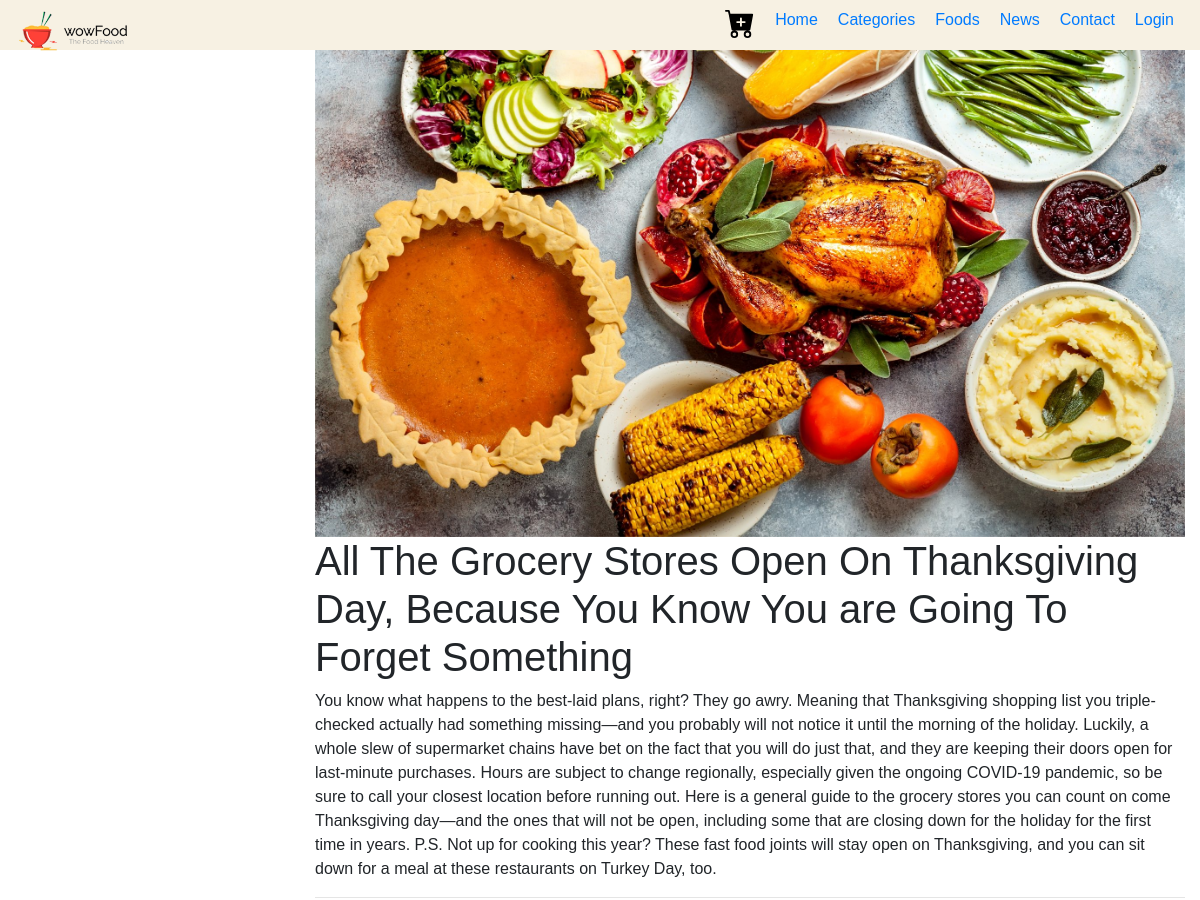
/view/news-temp.php?id=2 (upper part), run on an earlier commit of the app's database.
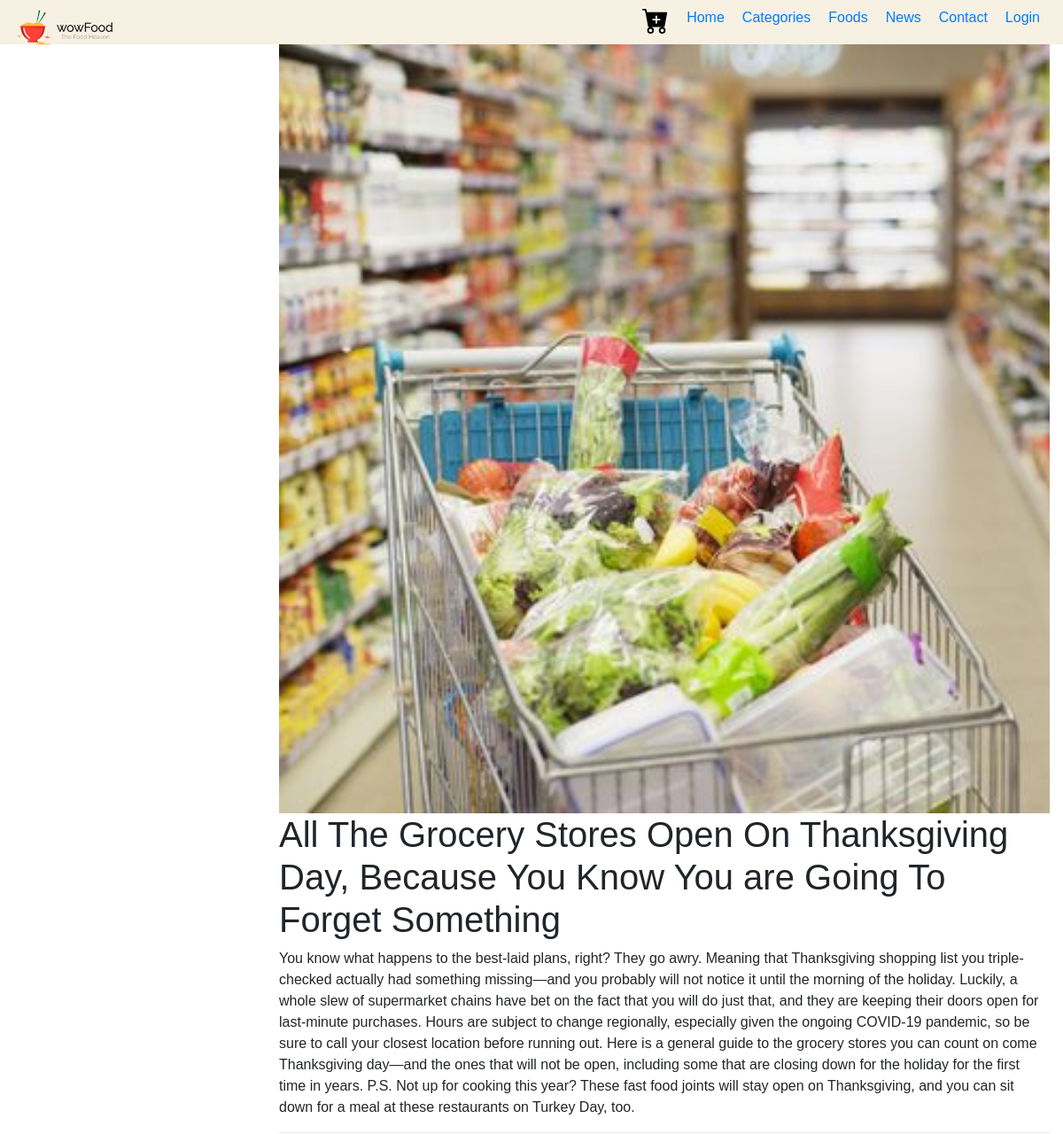
And on a later commit of the database.
### tables this page shows
CREATE TABLE `tbl_news` (
  `id` int(10) UNSIGNED NOT NULL,
  `description` longtext NOT NULL,
  `title` text NOT NULL,
  `image_name` text NOT NULL,
  `status` varchar(10) DEFAULT NULL
);

### view/news-temp.php (the view, shortened to what this page needs)
<?php include('partials-front/menu.php');
$id = mysqli_real_escape_string($conn, $_GET['id']);
$res = mysqli_query($conn, "SELECT * FROM tbl_news WHERE id = '$id'");
$news = mysqli_fetch_assoc($res);
?>
<!DOCTYPE html>
<html>
<head>
    <link rel="stylesheet" href="https://stackpath.bootstrapcdn.com/bootstrap/4.3.1/css/bootstrap.min.css">
</head>
<body>
    <div class="container-fluid">
        <div class="row wrapper-row pd-page">
            <nav id="sidebar" class="col-3 side-bar">
            </nav>
            <div class="col-9 ">
                <div class="box-article-heading clearfix">
                    <?php
                    echo '<div class="">
                    <img src="' . Ppath . 'images/news/' . $news['image_name'] . '"  style = "width: 100%" ;>
                    </div>';
                    ?>
                    <h1 class="sb-title-article">
                        <?php
                        echo $news['title']
                        ?>
                    </h1>
                    <?php
                        echo '<div>' . $news['description'] . '</div>';
                    ?>
                <br /><br />
            </div>
        </div>
    </div>
</body>
</html>
<?php include('partials-front/footer.php'); ?>

### view/partials-front/menu.php (shortened to what this page needs)
<!DOCTYPE html>
<html lang="en">
<head>
    <link rel="stylesheet" href="https://maxcdn.bootstrapcdn.com/bootstrap/4.0.0/css/bootstrap.min.css">
    <link rel="stylesheet" href="<?php echo Ppath ?>css/style.css">
</head>
<body>
    <section class="navbar" style="position:fixed; background-color: #f7f1e3; width: 100%;height: 50px; z-index: 2;">
            <div>
                <a href="<?php echo view; ?>" title="Logo" >
                    <img src="<?php echo Ppath; ?>images/logo.png" alt="Restaurant Logo" class="img-responsive" style="height: 40px;">
                </a>
            </div>
            <div>
                <ul>
                <li>
                        <button id="cart" type="button" class="" data-toggle="modal" data-target="#cartModal" style="background-color: #f7f1e3; color: black; border: none"> </button>
                    </li>
                    <li>
                        <a href="<?php echo view; ?>">Home</a>
                    </li>
                    <li>
                        <a href="<?php echo view; ?>categories.php">Categories</a>
                    </li>
                    <li>
                        <a href="<?php echo view; ?>foods.php">Foods</a>
                    </li>
                    <li>
                        <a href="<?php echo view; ?>news.php">News</a>
                    </li>
                    <li>
                        <a href="#">Contact</a>
                    </li>
                    <li>
                        <?php if(isset($_SESSION['guess'])) {?>
                            <a href="<?php echo view; ?>profile.php">
                            <svg xmlns="http://www.w3.org/2000/svg" width="22" height="22" fill="currentColor" class="bi bi-person" viewBox="0 0 16 16">
                                <path d="M8 8a3 3 0 1 0 0-6 3 3 0 0 0 0 6zm2-3a2 2 0 1 1-4 0 2 2 0 0 1 4 0zm4 8c0 1-1 1-1 1H3s-1 0-1-1 1-4 6-4 6 3 6 4zm-1-.004c-.001-.246-.154-.986-.832-1.664C11.516 10.68 10.289 10 8 10c-2.29 0-3.516.68-4.168 1.332-.678.678-.83 1.418-.832 1.664h10z"/>
                            </svg>
                            </a>
                        </li>
                        <li>
                            <a href="<?php echo view; ?>logout-guess.php">Logout</a>
                        </li>
                        <?php
                            } else {
                        ?>
                        <a href="<?php echo view; ?>login-guess2.php">Login</a>
                        <?php
                            }
                        ?>
                    </li>
                </ul>
            </div>
    </section>
    <div class="space">
    <br>
    <br>
    </div>

### view/partials-front/footer.php (shortened to what this page needs)
</body>
</html>

### public/css/style.css (style rules this page uses)
* { margin: 0 0; padding: 0 0; font-family: Arial, Helvetica, sans-serif; }
.img-responsive { width: 100%; }
a { color: #ff6b81; text-decoration: none; }
ul { list-style-type: none; display: flex; }
ul li { margin: 0 10px; }
#cart { outline: none; }

What changed in the data, as far as the page shows it:
changed tbl_news: image_name: a different picture
